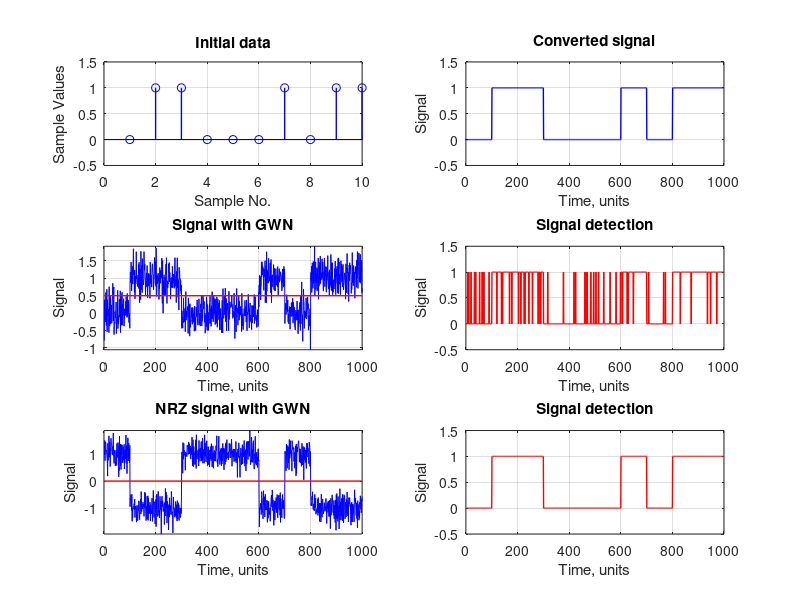

Write the MATLAB code that produced this figure.
clc, clearvars, clear

N = 10; % numbers of bits

% Signal to Noise Ratio
% i.e. SNR = 20 --> signal is 100 times stronger than the noise
SNR = 10; % dB

% --- 1: creating the dataset

% index = randi(2, N, 1); % randomly generated indexes
% arr=[0,1]; % creates small array
% s = arr(index); % vector of 0s and 1s
s = [0, 1, 1, 0, 0, 0 , 1, 0, 1, 1]

figure(1) % creates the figure
subplot(3, 2, 1), stem(s, "b", "Linewidth", 1) % draws the function and puts it on the figure
grid on; % adds grids
xlabel("Sample No."), ylabel("Sample Values"), title("Initial data") % adds labels and title
ylim([-.5, 1.5]); % adjusts Y-axes

% --- 2: modulaton of the bit

SC = ones(1, 100); 
sTx = kron(s, SC); % kroner multiplication

subplot(3, 2, 2), plot(sTx, "b", "Linewidth", 1);
grid on;
xlabel("Time, units"), ylabel("Signal"), title("Converted signal");
ylim([-.5, 1.5]);

% --- 3: addition of GWN to the signal

sRx = awgn(sTx, SNR); % awgn = Additive White Gaussian Noise

subplot(3, 2, 3), plot(sRx, "b");
grid on;
xlabel("Time, units"), ylabel("Signal"), title("Signal with GWN");
ylim([min(sRx), max(sRx)]);

threshold = ( max(sTx) + min(sTx) ) / 2; % calculates the threshold
hold on, plot([0, length(sTx)], [threshold, threshold], "r", "Linewidth", 1), hold off; % adds threshold red line

% --- 4: Rigenerationg signal with GWN

% detects signal
%   signal > threshold --> 1
%   signal < threshold --> 0
sDt = sRx > threshold;

subplot(3, 2, 4), plot(sDt, "r", "Linewidth", 1);
grid on;
xlabel("Time, units"), ylabel("Signal"), title("Signal detection");
ylim([-.5, 1.5]);

% --- 5: changing modulation of the signal to decrease the GWN disturbance

% creates NRZ signal:
%   1 --> -1 
%   0 --> 1
sTx = (-2 * sTx) + 1; 
sRx = awgn(sTx, SNR); % awgn = Additive White Gaussian Noise

subplot(3, 2, 5), plot(sRx, "b");
grid on;
xlabel("Time, units"), ylabel("Signal"), title("NRZ signal with GWN");
ylim([min(sRx), max(sRx)]);

threshold = ( max(sTx) + min(sTx) ) / 2; % recalculates the threshold 
hold on, plot([0, length(sTx)], [threshold, threshold], "r", "Linewidth", 1), hold off; % adds threshold red line

% detects signal
%   signal < threshold --> 1
%   signal > threshold --> 0
sDt = sRx < threshold;

subplot(3, 2, 6), plot(sDt, "r", "Linewidth", 1);
grid on;
xlabel("Time, units"), ylabel("Signal"), title("Signal detection");
ylim([-.5, 1.5]);













